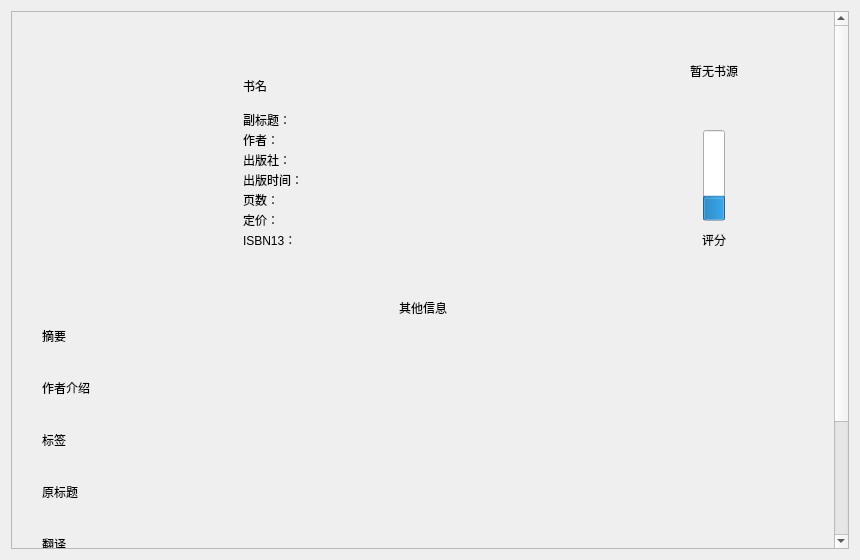
<?xml version="1.0" encoding="UTF-8"?>
<ui version="4.0">
 <class>BookDetailWidget</class>
 <widget class="QDialog" name="BookDetailWidget">
  <property name="geometry">
   <rect>
    <x>0</x>
    <y>0</y>
    <width>860</width>
    <height>560</height>
   </rect>
  </property>
  <layout class="QGridLayout" name="gridLayout">
   <property name="spacing">
    <number>10</number>
   </property>
   <item row="0" column="0">
    <widget class="QScrollArea" name="scrollArea">
     <property name="widgetResizable">
      <bool>true</bool>
     </property>
     <widget class="QWidget" name="sawBookContents">
      <property name="geometry">
       <rect>
        <x>0</x>
        <y>0</y>
        <width>826</width>
        <height>649</height>
       </rect>
      </property>
      <layout class="QGridLayout" name="gridLayout_4">
       <property name="leftMargin">
        <number>30</number>
       </property>
       <property name="topMargin">
        <number>50</number>
       </property>
       <property name="rightMargin">
        <number>30</number>
       </property>
       <property name="bottomMargin">
        <number>20</number>
       </property>
       <property name="horizontalSpacing">
        <number>0</number>
       </property>
       <property name="verticalSpacing">
        <number>10</number>
       </property>
       <item row="21" column="0">
        <widget class="QLabel" name="lbCatalog_h2">
         <property name="text">
          <string>章节目录</string>
         </property>
        </widget>
       </item>
       <item row="13" column="0">
        <widget class="QLabel" name="lbTranslator_h2">
         <property name="text">
          <string>翻译</string>
         </property>
        </widget>
       </item>
       <item row="10" column="0">
        <widget class="QLabel" name="lbTags">
         <property name="wordWrap">
          <bool>true</bool>
         </property>
        </widget>
       </item>
       <item row="0" column="0">
        <layout class="QHBoxLayout" name="horizontalLayout" stretch="1,2,1">
         <property name="spacing">
          <number>20</number>
         </property>
         <item>
          <widget class="QLabel" name="lbImage">
           <property name="text">
            <string/>
           </property>
           <property name="scaledContents">
            <bool>true</bool>
           </property>
          </widget>
         </item>
         <item>
          <layout class="QGridLayout" name="gridLayout_2">
           <property name="verticalSpacing">
            <number>2</number>
           </property>
           <item row="0" column="0">
            <widget class="QLabel" name="lbBookTitle">
             <property name="text">
              <string>书名</string>
             </property>
            </widget>
           </item>
           <item row="9" column="0">
            <widget class="QLabel" name="lbISBN13">
             <property name="sizePolicy">
              <sizepolicy hsizetype="Preferred" vsizetype="Maximum">
               <horstretch>0</horstretch>
               <verstretch>0</verstretch>
              </sizepolicy>
             </property>
             <property name="text">
              <string>ISBN13：</string>
             </property>
            </widget>
           </item>
           <item row="3" column="0">
            <widget class="QLabel" name="lbPublisher">
             <property name="sizePolicy">
              <sizepolicy hsizetype="Preferred" vsizetype="Maximum">
               <horstretch>0</horstretch>
               <verstretch>0</verstretch>
              </sizepolicy>
             </property>
             <property name="text">
              <string>出版社：</string>
             </property>
            </widget>
           </item>
           <item row="1" column="0">
            <widget class="QLabel" name="lbSubTitle">
             <property name="sizePolicy">
              <sizepolicy hsizetype="Preferred" vsizetype="Maximum">
               <horstretch>0</horstretch>
               <verstretch>0</verstretch>
              </sizepolicy>
             </property>
             <property name="text">
              <string>副标题：</string>
             </property>
            </widget>
           </item>
           <item row="4" column="0">
            <widget class="QLabel" name="lbPubdate">
             <property name="sizePolicy">
              <sizepolicy hsizetype="Preferred" vsizetype="Maximum">
               <horstretch>0</horstretch>
               <verstretch>0</verstretch>
              </sizepolicy>
             </property>
             <property name="text">
              <string>出版时间：</string>
             </property>
            </widget>
           </item>
           <item row="7" column="0">
            <widget class="QLabel" name="lbPrice">
             <property name="sizePolicy">
              <sizepolicy hsizetype="Preferred" vsizetype="Maximum">
               <horstretch>0</horstretch>
               <verstretch>0</verstretch>
              </sizepolicy>
             </property>
             <property name="text">
              <string>定价：</string>
             </property>
            </widget>
           </item>
           <item row="2" column="0">
            <widget class="QLabel" name="lbAuthor">
             <property name="sizePolicy">
              <sizepolicy hsizetype="Preferred" vsizetype="Maximum">
               <horstretch>0</horstretch>
               <verstretch>0</verstretch>
              </sizepolicy>
             </property>
             <property name="text">
              <string>作者：</string>
             </property>
            </widget>
           </item>
           <item row="5" column="0">
            <widget class="QLabel" name="lbPage">
             <property name="sizePolicy">
              <sizepolicy hsizetype="Preferred" vsizetype="Maximum">
               <horstretch>0</horstretch>
               <verstretch>0</verstretch>
              </sizepolicy>
             </property>
             <property name="text">
              <string>页数：</string>
             </property>
            </widget>
           </item>
          </layout>
         </item>
         <item>
          <layout class="QGridLayout" name="gridLayout_3">
           <property name="spacing">
            <number>10</number>
           </property>
           <item row="2" column="1">
            <widget class="QProgressBar" name="lbRatingPgsBar">
             <property name="value">
              <number>24</number>
             </property>
             <property name="alignment">
              <set>Qt::AlignCenter</set>
             </property>
             <property name="orientation">
              <enum>Qt::Vertical</enum>
             </property>
            </widget>
           </item>
           <item row="3" column="0" colspan="3">
            <widget class="QLabel" name="lbRating_h2">
             <property name="text">
              <string>评分</string>
             </property>
             <property name="alignment">
              <set>Qt::AlignCenter</set>
             </property>
            </widget>
           </item>
           <item row="2" column="2">
            <spacer name="horizontalSpacer">
             <property name="orientation">
              <enum>Qt::Horizontal</enum>
             </property>
             <property name="sizeHint" stdset="0">
              <size>
               <width>40</width>
               <height>20</height>
              </size>
             </property>
            </spacer>
           </item>
           <item row="2" column="0">
            <spacer name="horizontalSpacer_2">
             <property name="orientation">
              <enum>Qt::Horizontal</enum>
             </property>
             <property name="sizeHint" stdset="0">
              <size>
               <width>40</width>
               <height>20</height>
              </size>
             </property>
            </spacer>
           </item>
           <item row="1" column="0" colspan="3">
            <spacer name="verticalSpacer">
             <property name="orientation">
              <enum>Qt::Vertical</enum>
             </property>
             <property name="sizeHint" stdset="0">
              <size>
               <width>20</width>
               <height>40</height>
              </size>
             </property>
            </spacer>
           </item>
           <item row="0" column="0" colspan="3">
            <widget class="QLabel" name="lbRemaining_h2">
             <property name="text">
              <string>暂无书源</string>
             </property>
             <property name="alignment">
              <set>Qt::AlignCenter</set>
             </property>
            </widget>
           </item>
          </layout>
         </item>
        </layout>
       </item>
       <item row="12" column="0">
        <widget class="QLabel" name="lbOriginTitle">
         <property name="wordWrap">
          <bool>true</bool>
         </property>
        </widget>
       </item>
       <item row="1" column="0">
        <spacer name="verticalSpacer_2">
         <property name="orientation">
          <enum>Qt::Vertical</enum>
         </property>
         <property name="sizeHint" stdset="0">
          <size>
           <width>20</width>
           <height>40</height>
          </size>
         </property>
        </spacer>
       </item>
       <item row="8" column="0">
        <widget class="QLabel" name="lbAuthorIntro">
         <property name="wordWrap">
          <bool>true</bool>
         </property>
        </widget>
       </item>
       <item row="22" column="0">
        <widget class="QLabel" name="lbCatalog">
         <property name="wordWrap">
          <bool>true</bool>
         </property>
        </widget>
       </item>
       <item row="4" column="0">
        <widget class="QLabel" name="lbSummary_h2">
         <property name="text">
          <string>摘要</string>
         </property>
         <property name="wordWrap">
          <bool>true</bool>
         </property>
        </widget>
       </item>
       <item row="15" column="0">
        <widget class="QLabel" name="lbBinding_h2">
         <property name="text">
          <string>装帧形式</string>
         </property>
        </widget>
       </item>
       <item row="5" column="0">
        <widget class="QLabel" name="lbSummary">
         <property name="wordWrap">
          <bool>true</bool>
         </property>
        </widget>
       </item>
       <item row="2" column="0">
        <widget class="QLabel" name="lbOtherInfo_h2">
         <property name="text">
          <string>其他信息</string>
         </property>
         <property name="alignment">
          <set>Qt::AlignCenter</set>
         </property>
        </widget>
       </item>
       <item row="7" column="0">
        <widget class="QLabel" name="lbAuthorIntro_h2">
         <property name="text">
          <string>作者介绍</string>
         </property>
         <property name="wordWrap">
          <bool>true</bool>
         </property>
        </widget>
       </item>
       <item row="11" column="0">
        <widget class="QLabel" name="lbOriginTitle_h2">
         <property name="text">
          <string>原标题</string>
         </property>
        </widget>
       </item>
       <item row="16" column="0">
        <widget class="QLabel" name="lbBinding">
         <property name="wordWrap">
          <bool>true</bool>
         </property>
        </widget>
       </item>
       <item row="14" column="0">
        <widget class="QLabel" name="lbTranslator">
         <property name="wordWrap">
          <bool>true</bool>
         </property>
        </widget>
       </item>
       <item row="9" column="0">
        <widget class="QLabel" name="lbTags_h2">
         <property name="text">
          <string>标签</string>
         </property>
        </widget>
       </item>
      </layout>
     </widget>
    </widget>
   </item>
  </layout>
 </widget>
 <resources/>
 <connections/>
</ui>
